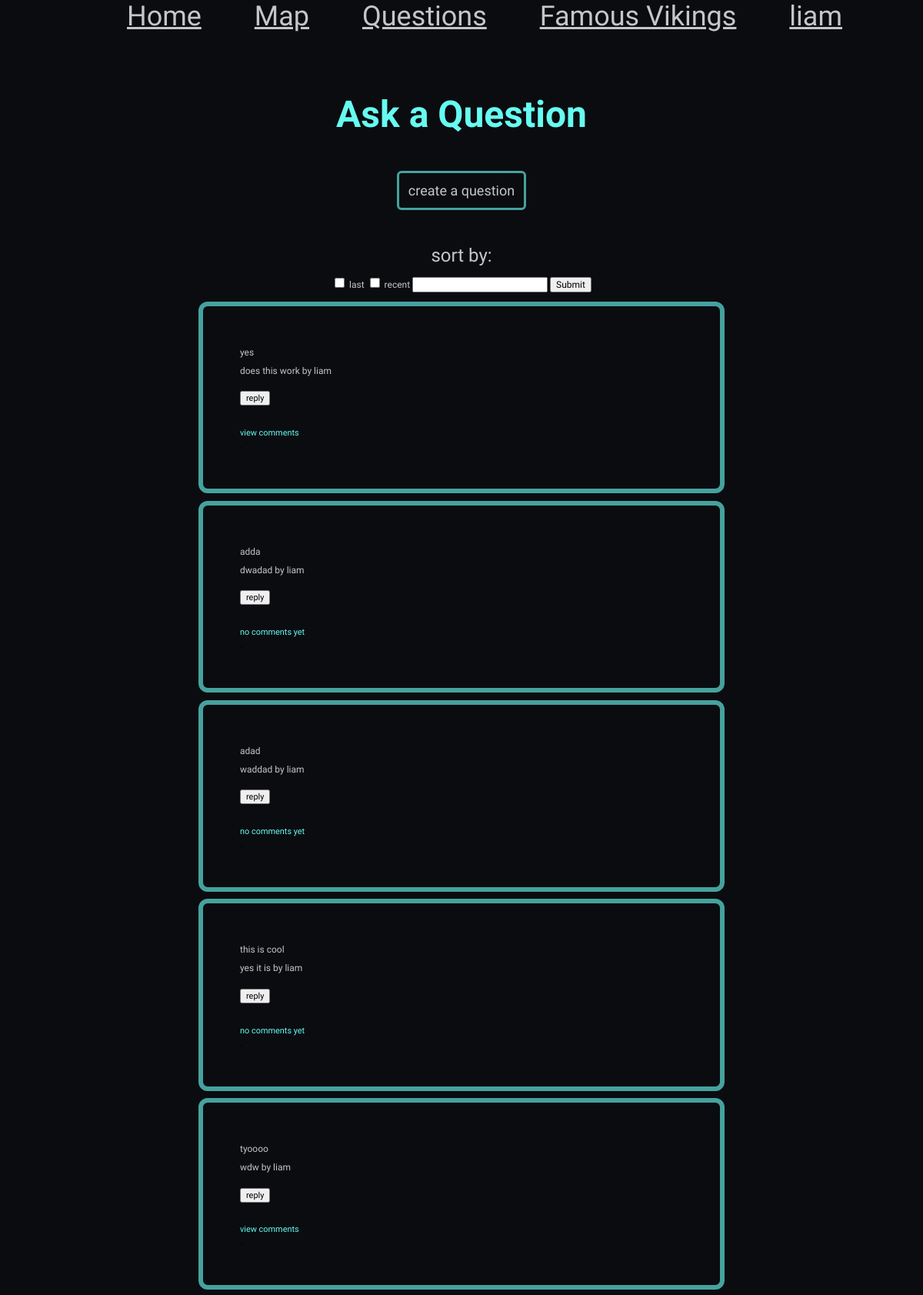
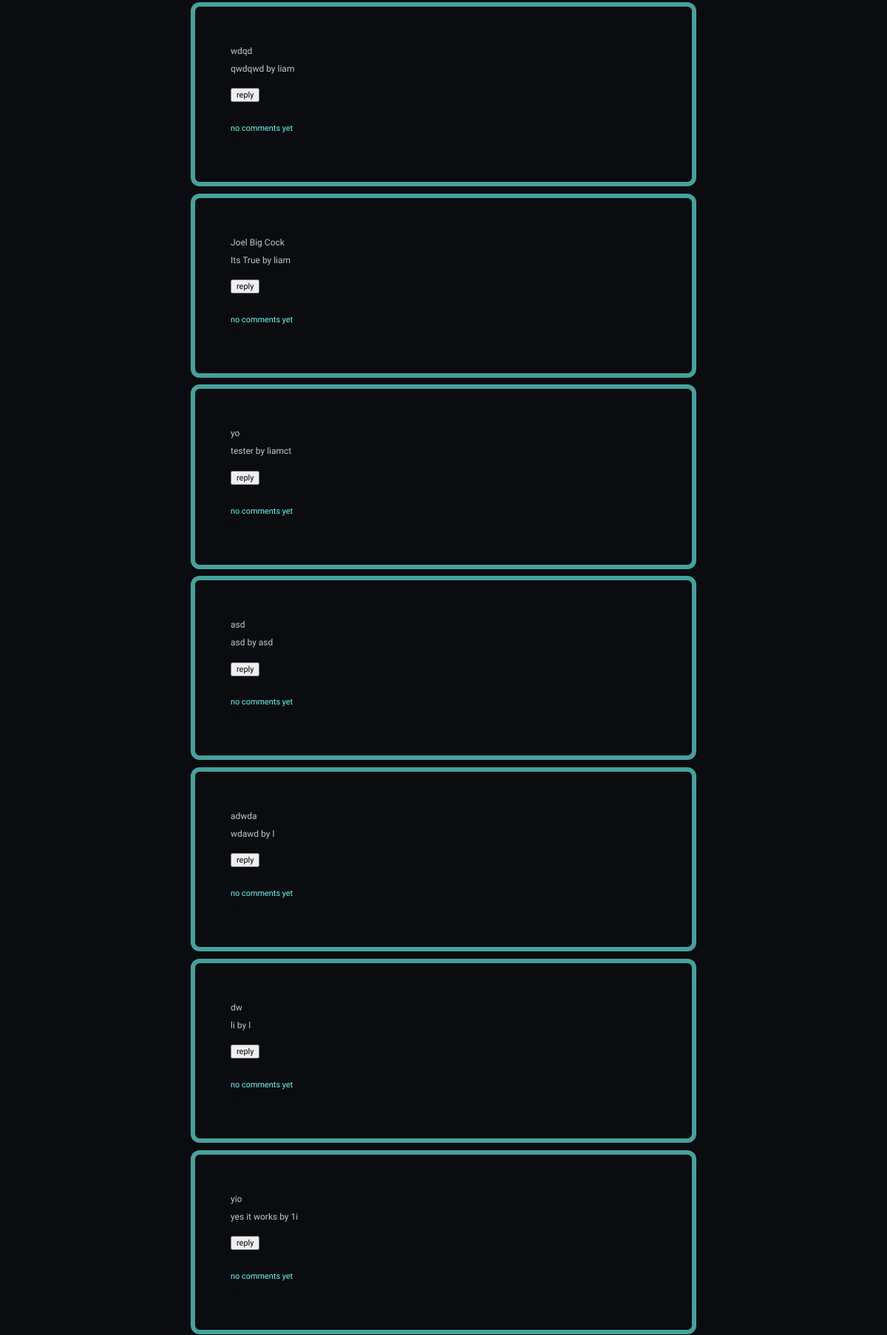
The app's page /question (signed in, upper part) with its own data (2 pictures, top to bottom).
### models.py (models this page shows)
class User(db.Model):
    __tablename__ = "User"
    id = db.Column(db.Integer, primary_key=True, autoincrement=True)
    name = db.Column(db.String(225), unique=True)
    salt = db.Column(db.String(225))
    key = db.Column(db.String(225))
    email = db.Column(db.String())

class Question(db.Model):
    __tablename__ = "Question"
    id = db.Column(db.Integer, primary_key=True, autoincrement=True)
    user = db.Column(db.Integer, db.ForeignKey('User.id'), nullable = False)
    question = db.Column(db.String(225), unique=True)
    title = db.Column(db.String(225), unique=True)
    comments = db.relationship('Comment', back_populates='question')
    users = db.relationship('User')

### main.py (the view, shortened to what this page needs)
@app.route('/question', methods=['POST', 'GET'])
def question():
    current_user = session.get('name')
    form = Comment_Form()
    if request.method=='GET':
        questions = models.Question.query.all()
        return render_template('question.html', form=form, title="Question", user = current_user\
        , questions = questions)

### forms.py
class Comment_Form(FlaskForm):
  comment = TextField('comment', validators=[DataRequired()])

### templates/question.html (shortened to what this page needs)
{% extends 'layout.html' %}
{% block content %}
<div class = "question_title">
  <h1> Ask a Question </h1>
</div>
<div class = "form_create">
  <a href="/question/create"> create a question </a>
</div>
<div class = "question_options">
  <p> sort by:</p>
  <form method="POST">
    <input type="checkbox" name = "last">
    <label for="last">last</label>
    <input type="checkbox" name = "recent">
    <label for="recent">recent</label>
    <input type="input"name="search">
    <input type="submit">
  </form>
</div>
<div class = "wrapper_question">
  <div class = "writing_box">
    {% for question in questions %}
    <div class = "question_box">
      <div class = "splitter">
        <p>{{ question.title }} </p>
        <p>{{ question.question }} by {{question.users.name}}</p>
        <button id= "reply_btn">reply</button>
      </div>
      <div class = "splitter_2">
        {% if not question.comments %}
          <button id = "view_comments">no comments yet</button>
        {%else%}
          <button id = "view_comments">view comments</button>
        {%endif%}
      </div>
    <div> .</div>
    </div>
    {% endfor %}
  </div>
</div>
{% endblock %}

### templates/nav.html
{% if user == 'Guest' %}
<div class = "nav">
    <a href="/">Home</a>
    <a href="/map">Map</a>
    <a href="/question">Questions</a>
    <a href="/famous">Famous Vikings</a>
    <a href="/login">Login</a>
</div>
{% else %}
<div class = "nav">
    <a href="/">Home</a>
    <a href="/map">Map</a>
    <a href="/question">Questions</a>
    <a href="/famous">Famous Vikings</a>
    <a href="/user">{{user}}</a>
</div>
{% endif %}

### static/css/style.css (style rules this page uses)
:root { --clr-primary: #0B0C10; --clr-neutral: #C5C6C7; --clr-neutral-100: #45A29E; --clr-neutral-200: #66FCF1; --font-family: 'Squada One', cursive; }
body, h1, h2, p { margin: 0; }
p, input { font-family: var(--font-family); font-size: 1vw; }
#overall { background-color: var(--clr-primary); overflow-x: hidden; }
.nav { background-color: var(--clr-primary); width:100%; height:7.5%; text-align: center; font-size: 3vw; font-family: var(--font-family); }
.nav a { color: var(--clr-neutral); margin-left:5%; }
.wrapper_question { margin: 0% 0 0 10%; width:80%; height: flex; }
.question_options { width: 100%; text-align: center; }
.question_options p { color: var(--clr-neutral); font-size: 2vw; }
.question_options form { color: var(--clr-neutral); font-size: 1vw; font-family: var(--font-family); margin-top:1%; }
.form_create { text-align: center; margin: 0 0 5% 0; }
.form_create a { color: var(--clr-neutral); border: 0.25vw solid var(--clr-neutral-100); border-radius: 0.5vw; padding:1%; text-decoration: none; font-size: 1.5vw; font-family: var(--font-family); }
.writing_box { width:100%; height:flex; }
.writing_box p { color: var(--clr-neutral); line-height: 2; font-size: 1vw; }
.question_title { font-family: var(--font-family); color: var(--clr-neutral-200); text-align: center; font-size: 2vw; padding: 5% 0 5% 0; }
.question_box { width:60%; display: flex; border: 0.5vw solid var(--clr-neutral-100); border-radius: 1vw; margin: 1% auto 1% auto; flex-direction: column; padding:5%; }
.splitter_2 button { padding: 0; border: none; background: none; color: var(--clr-neutral-200); font-family: var(--font-family); font-size: .91vw; }
#reply_btn { margin: 2.5% 0 5% 0; font-family: var(--font-family); font-size: 0.91vw; }

### records on screen
User: name "liam"
Question: title "yes", question "does this work", users.name "liam", shows "view comments"
Question: title "adda", question "dwadad", users.name "liam", shows "no comments yet"
Question: title "adad", question "waddad", users.name "liam", shows "no comments yet"
Question: title "this is cool", question "yes it is", users.name "liam", shows "no comments yet"
Question: title "tyoooo", question "wdw", users.name "liam", shows "view comments"
Question: title "wdqd", question "qwdqwd", users.name "liam", shows "no comments yet"
Question: title "Joel Big Cock", question "Its True", users.name "liam", shows "no comments yet"
Question: title "yo", question "tester", users.name "liamct", shows "no comments yet"
Question: title "asd", question "asd", users.name "asd", shows "no comments yet"
Question: title "adwda", question "wdawd", users.name "l", shows "no comments yet"
Question: title "dw", question "li", users.name "l", shows "no comments yet"
Question: title "yio", question "yes it works", users.name "1i", shows "no comments yet"
